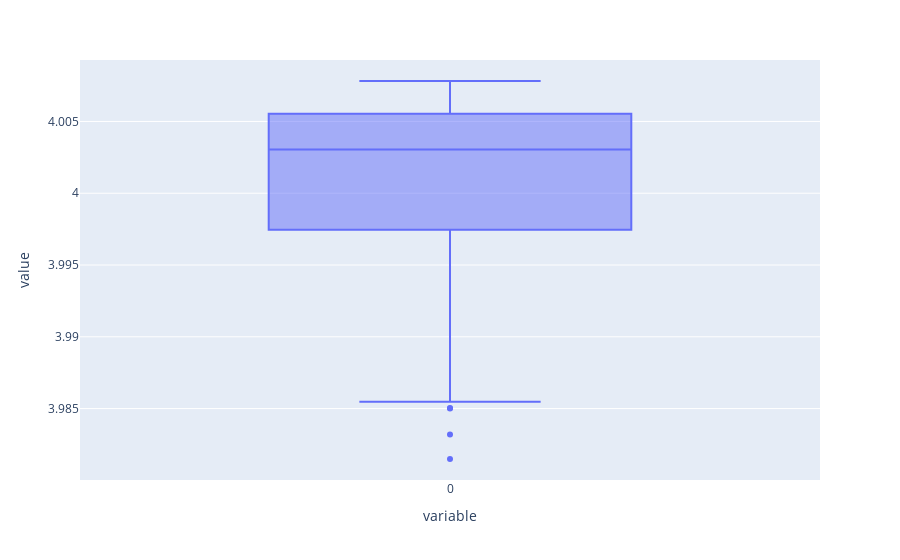

The code cell stored with this chart in its notebook:
### Code cell
n = 500
theta = 4
means = np.array([])

for i in range(100):
    sample = np.random.uniform(0, theta, n)
    means = np.append(means, ((n+1)/n)*np.max(sample))
plt.boxplot(means)
# plt.show()
px.box(means)

### Figure 1 — Plotly figure (JSON) as saved in the notebook; plotly's stock layout.template omitted (floating-point values rounded to 4 significant figures)
{"data": [{"alignmentgroup": "True", "hovertemplate": "variable=%{x}<br>value=%{y}<extra></extra>", "legendgroup": "", "marker": {"color": "#636efa"}, "name": "", "notched": false, "offsetgroup": "", "orientation": "v", "showlegend": false, "type": "box", "x": ["0", "0", "0", "0", "0", "0", "0", "0", "0", "0", "0", "0", "0", "0", "0", "0", "0", "0", "0", "0", "0", "0", "0", "0", "0", "0", "0", "0", "0", "0", "0", "0", "0", "0", "0", "0", "0", "0", "0", "0", "0", "0", "0", "0", "0", "0", "0", "0", "0", "0", "0", "0", "0", "0", "0", "0", "0", "0", "0", "0", "0", "0", "0", "0", "0", "0", "0", "0", "0", "0", "0", "0", "0", "0", "0", "0", "0", "0", "0", "0", "0", "0", "0", "0", "0", "0", "0", "0", "0", "0", "0", "0", "0", "0", "0", "0", "0", "0", "0", "0"], "x0": " ", "xaxis": "x", "y": [4.004, 4.002, 3.997, 4.008, 4.008, 3.99, 4.007, 4.004, 4.003, 4.007, 4.005, 4.001, 4.007, 3.988, 4.007, 4.005, 4.006, 4.003, 3.996, 4.006, 4.0, 4.004, 4.003, 4.006, 4.002, 4.007, 3.985, 4.008, 4.007, 4.0, 4.006, 4.004, 4.007, 4.006, 4.001, 4.0, 3.985, 4.003, 3.999, 4.005, 3.993, 4.004, 3.998, 4.003, 4.006, 3.997, 4.002, 3.986, 4.005, 4.005, 4.004, 4.002, 4.005, 3.989, 4.002, 4.0, 3.997, 4.003, 3.992, 3.981, 4.007, 4.005, 3.998, 4.007, 4.005, 3.995, 4.001, 4.004, 4.003, 4.007, 4.002, 4.005, 3.996, 4.008, 4.003, 3.996, 4.001, 3.991, 4.006, 4.007, 4.004, 3.992, 4.004, 4.006, 4.007, 3.986, 3.997, 3.991, 4.0, 3.997, 4.006, 4.002, 3.983, 4.003, 4.002, 3.997, 4.004, 4.007, 3.985, 3.996], "y0": " ", "yaxis": "y"}], "layout": {"boxmode": "group", "legend": {"tracegroupgap": 0}, "margin": {"t": 60}, "xaxis": {"anchor": "y", "domain": [0, 1], "title": {"text": "variable"}}, "yaxis": {"anchor": "x", "domain": [0, 1], "title": {"text": "value"}}}}
